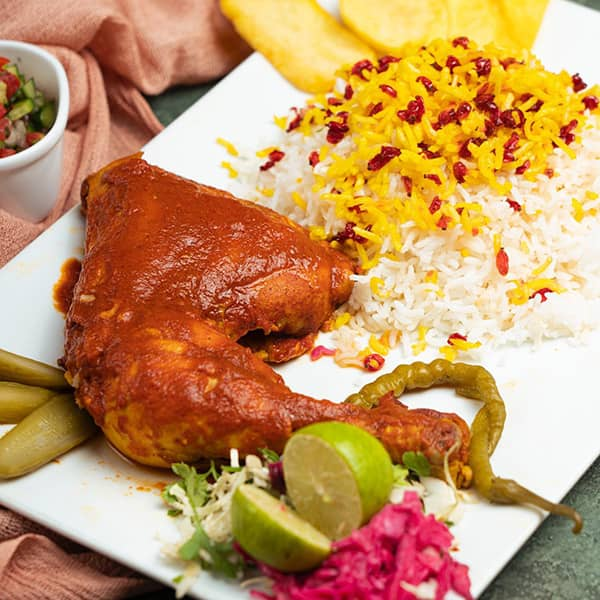
#> input picture pic/zereshk.jpg, 600 x 600 px, given in place of bagheri fastfood site logo 1p WT BG.png, which was not available
$ python -i functions.py   (imports and definitions only)
#> lines starting #> are read from the running program, lines starting #| are printed output that depends on the picture
from tkinter import *
import tkinter as tk
from tkinter.font import Font
from ttkbootstrap.constants import *
import ttkbootstrap as tb
from PIL import ImageTk, Image,ImageDraw
import random


k=0


# [39 lines left out: functions home_button_clicked, if_drink, not called in this run]

def iranian_food_button_clicked():
    global iconb
    global image1
    global image2
    global image3
    global image4
    global image5
    icont = Image.open("pic/bagheri fastfood site logo 1p WT BG.png").resize((80, 80))
    iran=Toplevel()
    iran.config(bg="red")
    iran.geometry("1000x600")
    iran.minsize(1000,600)
    iran.maxsize(1000,600)
    iconb = ImageTk.PhotoImage(icont)
    iran.iconbitmap("pic/resturant.ico")
    lblt=Label(iran,image=iconb)
    lblt.grid(row=2,column=0,padx=80)

    zereshk = Image.open("pic/zereshk.jpg").resize((100, 100))
    image1 = ImageTk.PhotoImage(zereshk)

    ghoemeh = Image.open("pic/ghormeh sabzi.jpg").resize((100, 100))
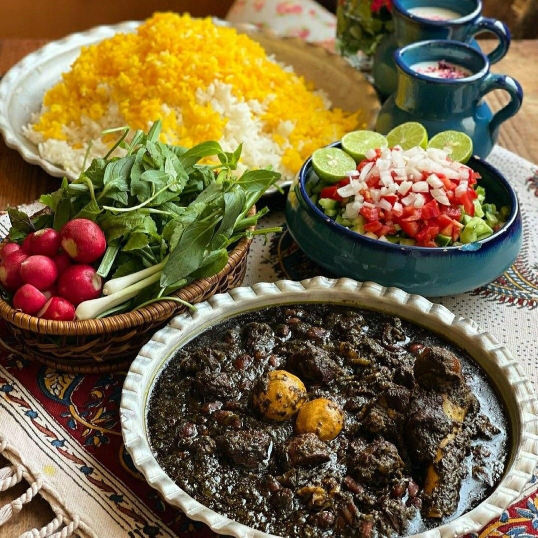
#> input picture pic/ghormeh sabzi.jpg, 1075 x 1075 px (shown at 1/2 size)
    image2 = ImageTk.PhotoImage(ghoemeh)

    gheymeh = Image.open("pic/gheymeh.jpg").resize((100, 100))
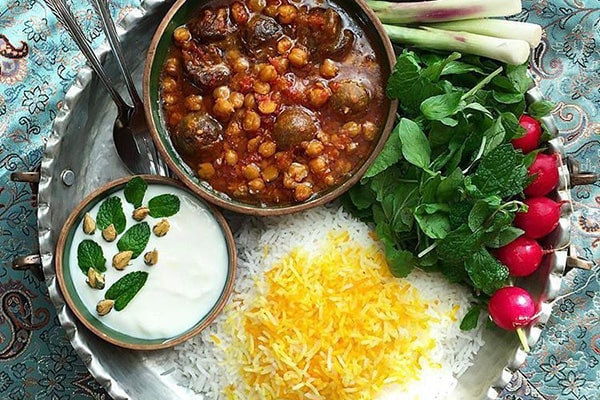
#> input picture pic/gheymeh.jpg, 600 x 400 px
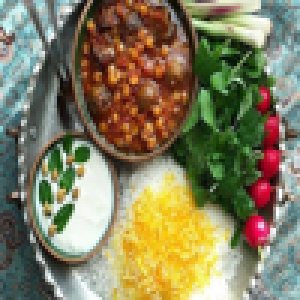
#> gheymeh: PIL image 100x100 RGB (shown 3 times larger); mean R, G, B 131.5, 125.4, 93.6
    image3 = ImageTk.PhotoImage(gheymeh)

    kabab = Image.open("pic/kabab-koubide-1.jpg").resize((100, 100))
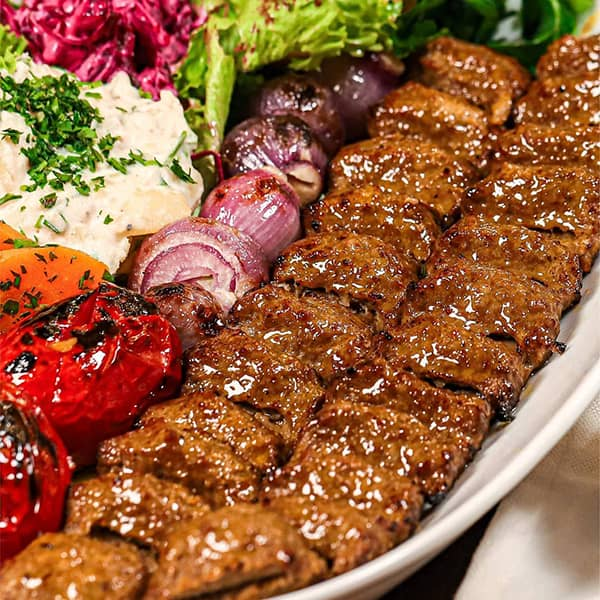
#> input picture pic/kabab-koubide-1.jpg, 600 x 600 px
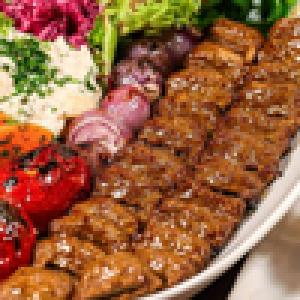
#> kabab: PIL image 100x100 RGB (shown 3 times larger); mean R, G, B 153.9, 98.3, 62.9
    image4 = ImageTk.PhotoImage(kabab)

    gogeh = Image.open("pic/gogeh.webp").resize((100, 100))
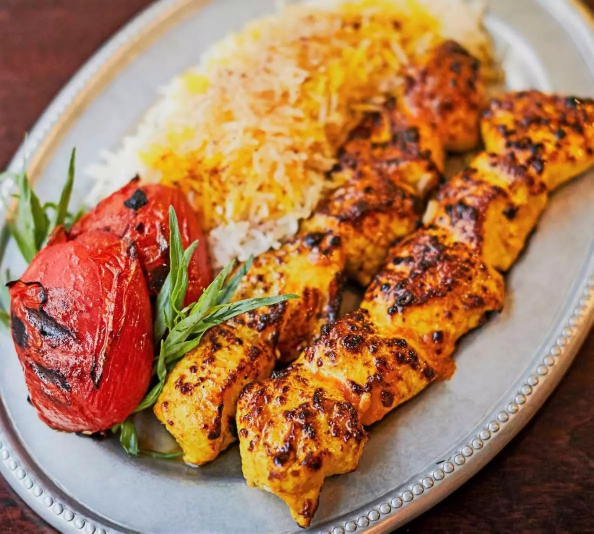
#> input picture pic/gogeh.webp, 1187 x 1067 px (shown at 1/2 size)
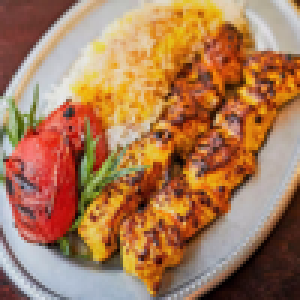
#> gogeh: PIL image 100x100 RGB (shown 3 times larger); mean R, G, B 169.4, 121.4, 85.2
    image5 = ImageTk.PhotoImage(gogeh)

    food_label = tk.Label(master=iran, text="غداهای ایرانی", font="Helvectica 18 bold")
    food_label.config(fg="white",bg="red")
    food_label.grid(row=3, column=6, pady=0, sticky="ns")

    price_zeresh = tk.Label(master=iran, text="   زرشک پلو با مرغ\nقیمت: ۱۰۰۰۰ تومان", font="Morvarid 12 bold")
    price_zeresh.config(bg="red",fg="white")
    price_zeresh.grid(row=5, column=1, pady=(0, 20), padx=10)

#> (the run stopped early here; a loop or call above may not have finished)
